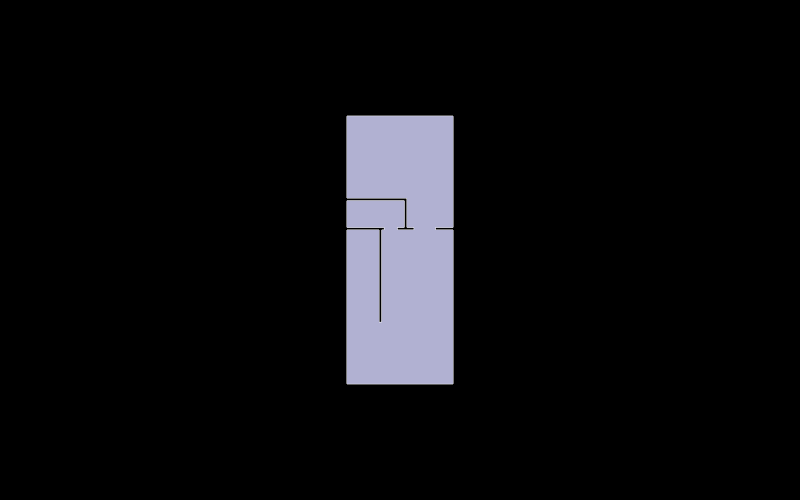
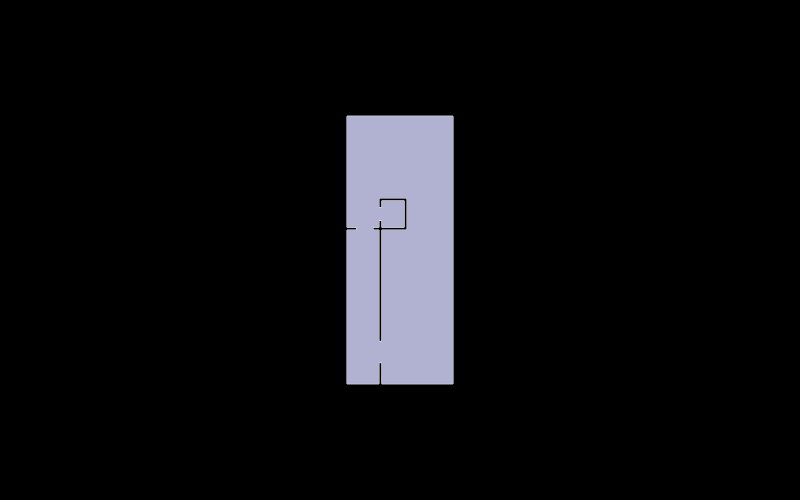
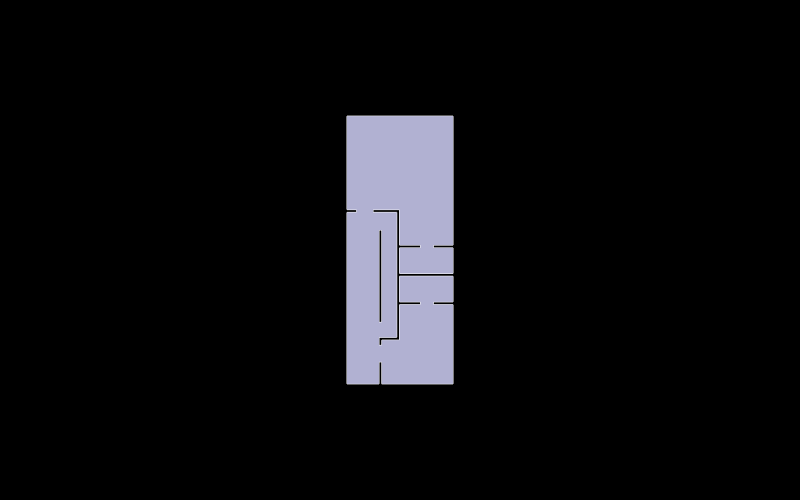
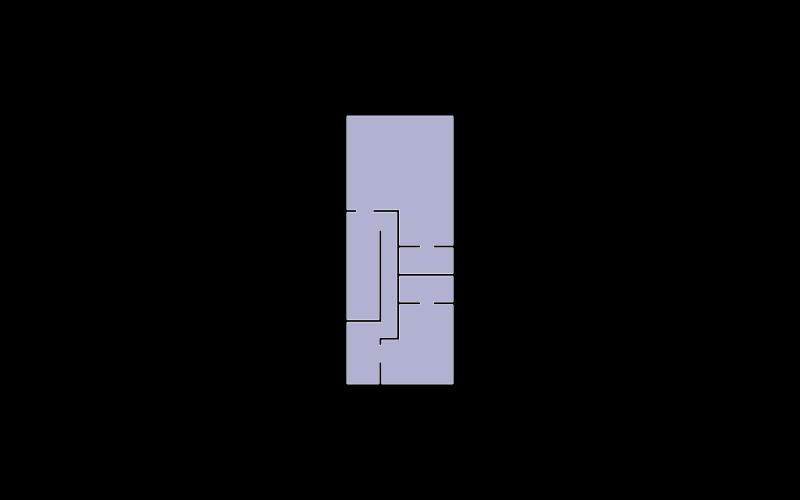

The code cell stored with these charts, in order, in its notebook:
### Markdown cell above
## 6. Visualize floor plan outlines

Each floor plan is shown as a 2D face — the outline that will be sliced into a spatial graph.

### Code cell
for name, face in floor_faces.items():
    print(f"\n── {name} ──")
    Topology.Show(
        face,
        camera=[0, 0, 6],
        faceColor=[210, 210, 250],
        faceOpacity=1,
        edgeColor="white",
        edgeWidth=2,
        showVertices=False,
        backgroundColor="black",
        width=800, height=500,
        renderer=renderer
    )

### Figure 1 — Plotly figure (JSON) as saved in the notebook; plotly's stock layout.template omitted (floating-point values rounded to 4 significant figures)
{"data": [{"hoverinfo": "text", "legendgroup": "2", "legendrank": 2, "line": {"color": "white", "dash": "solid", "width": 2}, "marker": {"size": 0}, "mode": "lines", "name": "1: object_1 (Edges)", "showlegend": false, "text": "", "type": "scatter3d", "x": [0.2174, -3.164, null, -3.164, -3.164, null, -3.164, 2.809, null, 2.809, 2.809, null, 2.809, 1.817, null, 1.817, 1.817, null, 1.817, 2.809, null, 2.809, 2.809, null, 2.809, -3.164, null, -3.164, -3.164, null, -3.164, -1.359, null, -1.359, -1.359, null, -1.359, -1.206, null, -1.206, -1.206, null, -1.206, -1.061, null, -1.061, -1.061, null, -1.061, -3.164, null, -3.164, -3.164, null, -3.164, 0.06497, null, 0.06497, 0.06497, null, 0.06497, -0.335, null, -0.335, -0.335, null, -0.335, 0.6174, null, 0.6174, 0.6174, null, 0.6174, 0.2174, null, 0.2174, 0.2174, null], "y": [14.77, 14.77, null, 14.77, 19.39, null, 19.39, 19.39, null, 19.39, 13.12, null, 13.12, 13.12, null, 13.12, 12.97, null, 12.97, 12.97, null, 12.97, 4.29, null, 4.29, 4.29, null, 4.29, 12.97, null, 12.97, 12.97, null, 12.97, 7.763, null, 7.763, 7.763, null, 7.763, 12.97, null, 12.97, 12.97, null, 12.97, 13.12, null, 13.12, 13.12, null, 13.12, 14.62, null, 14.62, 14.62, null, 14.62, 13.12, null, 13.12, 13.12, null, 13.12, 12.97, null, 12.97, 12.97, null, 12.97, 13.12, null, 13.12, 13.12, null, 13.12, 14.77, null], "z": [0, 0, null, 0, 0, null, 0, 0, null, 0, 0, null, 0, 0, null, 0, 0, null, 0, 0, null, 0, 0, null, 0, 0, null, 0, 0, null, 0, 0, null, 0, 0, null, 0, 0, null, 0, 0, null, 0, 0, null, 0, 0, null, 0, 0, null, 0, 0, null, 0, 0, null, 0, 0, null, 0, 0, null, 0, 0, null, 0, 0, null, 0, 0, null, 0, 0, null, 0, 0, null]}, {"cmax": 1, "cmin": 0, "color": "#D2D2FA", "colorscale": [[0, "#440154"], [0.1111, "#482878"], [0.2222, "#3e4989"], [0.3333, "#31688e"], [0.4444, "#26828e"], [0.5556, "#1f9e89"], [0.6667, "#35b779"], [0.7778, "#6ece58"], [0.8889, "#b5de2b"], [1, "#fde725"]], "flatshading": true, "hoverinfo": "text", "hovertext": "", "i": [0, 3, 4, 5, 6, 6, 8, 9, 10, 11, 12, 12, 14, 14, 16, 16, 18, 18, 20, 21, 22, 22, 12, 25], "j": [1, 0, 1, 4, 7, 5, 7, 6, 9, 10, 13, 9, 15, 13, 17, 7, 19, 3, 17, 14, 16, 20, 24, 16], "k": [2, 2, 0, 0, 5, 0, 6, 0, 0, 0, 9, 10, 13, 12, 7, 8, 3, 2, 16, 12, 23, 16, 21, 8], "legendgroup": "3", "legendrank": 3, "lighting": {"facenormalsepsilon": 0}, "name": "1: object_1 (Faces)", "opacity": 1, "showlegend": false, "showscale": false, "text": "", "type": "mesh3d", "x": [-1.206, 2.809, -3.164, -1.359, 2.809, 1.817, 0.6174, 1.817, 0.6174, -0.335, -1.061, -1.206, -1.061, -0.335, 0.06497, 0.06497, 0.2174, 2.809, -3.164, -1.359, 2.809, -3.164, -3.164, -3.164, -3.164, 0.2174], "y": [7.763, 4.29, 4.29, 7.763, 12.97, 12.97, 12.97, 13.12, 13.12, 12.97, 12.97, 12.97, 13.12, 13.12, 14.62, 13.12, 14.77, 13.12, 12.97, 12.97, 19.39, 14.62, 19.39, 14.77, 13.12, 13.12], "z": [0, 0, 0, 0, 0, 0, 0, 0, 0, 0, 0, 0, 0, 0, 0, 0, 0, 0, 0, 0, 0, 0, 0, 0, 0, 0]}], "layout": {"autosize": true, "height": 500, "margin": {"b": 40, "l": 40, "r": 40, "t": 40}, "paper_bgcolor": "#000000", "plot_bgcolor": "#000000", "scene": {"aspectmode": "data", "camera": {"center": {"x": 0, "y": 0, "z": 0}, "eye": {"x": 0, "y": 0, "z": 6}, "projection": {"type": "perspective"}, "up": {"x": 0, "y": 1, "z": 0}}, "xaxis": {"visible": false}, "yaxis": {"visible": false}, "zaxis": {"visible": false}}, "showlegend": true, "width": 800, "xaxis": {"showgrid": false, "visible": false, "zeroline": false}, "yaxis": {"showgrid": false, "visible": false, "zeroline": false}}}

### Figure 2 — Plotly figure (JSON) as saved in the notebook; plotly's stock layout.template omitted (floating-point values rounded to 4 significant figures)
{"data": [{"hoverinfo": "text", "legendgroup": "2", "legendrank": 2, "line": {"color": "white", "dash": "solid", "width": 2}, "marker": {"size": 0}, "mode": "lines", "name": "1: Untitled (Edges)", "showlegend": false, "text": "", "type": "scatter3d", "x": [-2.624, -2.624, null, -2.624, -3.164, null, -3.164, -3.164, null, -3.164, 2.809, null, 2.809, 2.809, null, 2.809, -1.206, null, -1.206, -1.206, null, -1.206, -1.359, null, -1.359, -1.359, null, -1.359, -3.164, null, -3.164, -3.164, null, -3.164, -2.624, null, -1.206, 0.2174, null, 0.2174, 0.2174, null, 0.2174, -1.359, null, -1.359, -1.359, null, -1.359, -1.206, null, -1.206, -1.206, null, -1.206, 0.065, null, 0.065, 0.065, null, 0.065, -1.206, null, -1.206, -1.206, null, -1.206, -1.359, null, -1.359, -1.359, null, -1.359, -1.698, null, -1.698, -1.698, null, -1.698, -1.359, null, -1.359, -1.359, null, -1.359, -1.206, null, -1.206, -1.206, null], "y": [12.97, 13.12, null, 13.12, 13.12, null, 13.12, 19.39, null, 19.39, 19.39, null, 19.39, 4.29, null, 4.29, 4.29, null, 4.29, 5.493, null, 5.493, 5.493, null, 5.493, 4.29, null, 4.29, 4.29, null, 4.29, 12.97, null, 12.97, 12.97, null, 12.97, 12.97, null, 12.97, 14.77, null, 14.77, 14.77, null, 14.77, 14.23, null, 14.23, 14.23, null, 14.23, 14.62, null, 14.62, 14.62, null, 14.62, 13.12, null, 13.12, 13.12, null, 13.12, 13.51, null, 13.51, 13.51, null, 13.51, 13.12, null, 13.12, 13.12, null, 13.12, 12.97, null, 12.97, 12.97, null, 12.97, 6.693, null, 6.693, 6.693, null, 6.693, 12.97, null], "z": [2.079, 2.079, null, 2.079, 2.079, null, 2.079, 2.079, null, 2.079, 2.079, null, 2.079, 2.079, null, 2.079, 2.079, null, 2.079, 2.079, null, 2.079, 2.079, null, 2.079, 2.079, null, 2.079, 2.079, null, 2.079, 2.079, null, 2.079, 2.079, null, 2.079, 2.079, null, 2.079, 2.079, null, 2.079, 2.079, null, 2.079, 2.079, null, 2.079, 2.079, null, 2.079, 2.079, null, 2.079, 2.079, null, 2.079, 2.079, null, 2.079, 2.079, null, 2.079, 2.079, null, 2.079, 2.079, null, 2.079, 2.079, null, 2.079, 2.079, null, 2.079, 2.079, null, 2.079, 2.079, null, 2.079, 2.079, null, 2.079, 2.079, null, 2.079, 2.079, null]}, {"cmax": 1, "cmin": 0, "color": "#D2D2FA", "colorscale": [[0, "#440154"], [0.1111, "#482878"], [0.2222, "#3e4989"], [0.3333, "#31688e"], [0.4444, "#26828e"], [0.5556, "#1f9e89"], [0.6667, "#35b779"], [0.7778, "#6ece58"], [0.8889, "#b5de2b"], [1, "#fde725"]], "flatshading": true, "hoverinfo": "text", "hovertext": "", "i": [0, 3, 6, 7, 7, 7, 8, 9, 10, 12, 15, 18, 18, 20, 21, 21, 22, 22, 22, 22, 23, 24, 25, 25, 26, 27, 27, 29, 29, 29], "j": [1, 4, 1, 0, 4, 6, 1, 8, 11, 13, 16, 19, 13, 10, 12, 18, 17, 10, 15, 21, 19, 21, 7, 20, 24, 8, 1, 28, 27, 24], "k": [2, 5, 0, 4, 3, 0, 6, 6, 7, 14, 17, 13, 12, 7, 15, 12, 10, 20, 17, 15, 18, 22, 3, 7, 22, 28, 8, 24, 28, 26], "legendgroup": "3", "legendrank": 3, "lighting": {"facenormalsepsilon": 0}, "name": "1: Untitled (Faces)", "opacity": 1, "showlegend": false, "showscale": false, "text": "", "type": "mesh3d", "x": [-1.206, 2.809, -1.206, -3.164, -1.359, -1.359, -1.206, -1.359, 0.2174, -1.206, -1.698, -1.359, -1.206, 0.065, -1.206, -1.359, -1.359, -1.698, -1.206, 0.065, -2.624, -1.359, -2.624, -1.206, -1.359, -3.164, -3.164, 2.809, 0.2174, -3.164], "y": [5.493, 4.29, 4.29, 4.29, 5.493, 4.29, 6.693, 6.693, 12.97, 12.97, 12.97, 12.97, 13.51, 13.12, 13.12, 13.51, 13.12, 13.12, 14.23, 14.62, 12.97, 14.23, 13.12, 14.62, 14.77, 12.97, 13.12, 19.39, 14.77, 19.39], "z": [2.079, 2.079, 2.079, 2.079, 2.079, 2.079, 2.079, 2.079, 2.079, 2.079, 2.079, 2.079, 2.079, 2.079, 2.079, 2.079, 2.079, 2.079, 2.079, 2.079, 2.079, 2.079, 2.079, 2.079, 2.079, 2.079, 2.079, 2.079, 2.079, 2.079]}], "layout": {"autosize": true, "height": 500, "margin": {"b": 40, "l": 40, "r": 40, "t": 40}, "paper_bgcolor": "#000000", "plot_bgcolor": "#000000", "scene": {"aspectmode": "data", "camera": {"center": {"x": 0, "y": 0, "z": 0}, "eye": {"x": 0, "y": 0, "z": 6}, "projection": {"type": "perspective"}, "up": {"x": 0, "y": 1, "z": 0}}, "xaxis": {"visible": false}, "yaxis": {"visible": false}, "zaxis": {"visible": false}}, "showlegend": true, "width": 800, "xaxis": {"showgrid": false, "visible": false, "zeroline": false}, "yaxis": {"showgrid": false, "visible": false, "zeroline": false}}}

### Figure 3 — Plotly figure (JSON) as saved in the notebook; plotly's stock layout.template omitted (floating-point values rounded to 4 significant figures; data arrays with more than 128 entries replaced by an {"elided": "..."} marker saying what was removed)
{"data": [{"hoverinfo": "text", "legendgroup": "2", "legendrank": 2, "line": {"color": "white", "dash": "solid", "width": 2}, "marker": {"size": 0}, "mode": "lines", "name": "1: Untitled (Edges)", "showlegend": false, "text": "", "type": "scatter3d", "x": {"elided": "138 float values"}, "y": {"elided": "138 float values"}, "z": {"elided": "138 float values"}}, {"cmax": 1, "cmin": 0, "color": "#D2D2FA", "colorscale": [[0, "#440154"], [0.1111, "#482878"], [0.2222, "#3e4989"], [0.3333, "#31688e"], [0.4444, "#26828e"], [0.5556, "#1f9e89"], [0.6667, "#35b779"], [0.7778, "#6ece58"], [0.8889, "#b5de2b"], [1, "#fde725"]], "flatshading": true, "hoverinfo": "text", "hovertext": "", "i": [0, 3, 4, 4, 6, 9, 12, 13, 14, 14, 14, 15, 15, 15, 16, 17, 19, 19, 20, 23, 23, 25, 25, 25, 28, 29, 30, 30, 32, 32, 36, 37, 38, 38, 40, 40, 40, 41, 41, 41, 41, 43, 33, 33, 44, 3], "j": [1, 1, 5, 1, 7, 10, 3, 4, 0, 7, 12, 11, 9, 4, 14, 18, 17, 16, 21, 15, 9, 20, 26, 22, 26, 25, 31, 26, 33, 34, 31, 32, 39, 32, 37, 35, 19, 38, 30, 36, 39, 30, 18, 17, 3, 45], "k": [2, 0, 1, 3, 8, 11, 0, 3, 7, 6, 0, 4, 11, 13, 6, 16, 16, 6, 22, 24, 15, 22, 20, 27, 25, 27, 26, 28, 34, 35, 30, 35, 32, 37, 35, 19, 6, 42, 39, 30, 38, 28, 17, 34, 12, 13], "legendgroup": "3", "legendrank": 3, "lighting": {"facenormalsepsilon": 0}, "name": "1: Untitled (Faces)", "opacity": 1, "showlegend": false, "showscale": false, "text": "", "type": "mesh3d", "x": [-1.206, 2.809, -1.206, -0.2064, 1.706, 2.809, -3.164, -1.359, -1.359, 2.809, 2.809, 1.706, -1.206, 0.9796, -1.359, 0.9796, -1.359, -1.206, -0.3588, -1.359, 1.706, 2.809, 2.809, -0.2064, -0.2064, 0.9796, 1.706, -0.2064, 0.9796, -0.2064, -0.2064, 2.809, -1.698, -0.3588, -1.206, -1.359, 2.809, -2.624, -2.624, -1.698, -3.164, -3.164, -3.164, -0.2064, -1.206, -0.2064], "y": [5.537, 4.29, 4.29, 6.763, 8.765, 8.765, 4.29, 5.537, 4.29, 10.37, 8.918, 8.918, 6.463, 8.765, 6.463, 8.918, 6.915, 7.763, 6.915, 7.763, 11.97, 11.97, 10.52, 10.37, 8.918, 11.97, 12.12, 10.52, 12.12, 11.97, 14.12, 12.12, 13.97, 13.97, 12.97, 12.97, 19.39, 13.97, 14.12, 14.12, 13.97, 19.39, 14.12, 12.12, 6.763, 8.765], "z": [5.71, 5.71, 5.71, 5.71, 5.71, 5.71, 5.71, 5.71, 5.71, 5.71, 5.71, 5.71, 5.71, 5.71, 5.71, 5.71, 5.71, 5.71, 5.71, 5.71, 5.71, 5.71, 5.71, 5.71, 5.71, 5.71, 5.71, 5.71, 5.71, 5.71, 5.71, 5.71, 5.71, 5.71, 5.71, 5.71, 5.71, 5.71, 5.71, 5.71, 5.71, 5.71, 5.71, 5.71, 5.71, 5.71]}], "layout": {"autosize": true, "height": 500, "margin": {"b": 40, "l": 40, "r": 40, "t": 40}, "paper_bgcolor": "#000000", "plot_bgcolor": "#000000", "scene": {"aspectmode": "data", "camera": {"center": {"x": 0, "y": 0, "z": 0}, "eye": {"x": 0, "y": 0, "z": 6}, "projection": {"type": "perspective"}, "up": {"x": 0, "y": 1, "z": 0}}, "xaxis": {"visible": false}, "yaxis": {"visible": false}, "zaxis": {"visible": false}}, "showlegend": true, "width": 800, "xaxis": {"showgrid": false, "visible": false, "zeroline": false}, "yaxis": {"showgrid": false, "visible": false, "zeroline": false}}}

### Figure 4 — Plotly figure (JSON) as saved in the notebook; plotly's stock layout.template omitted (floating-point values rounded to 4 significant figures; data arrays with more than 128 entries replaced by an {"elided": "..."} marker saying what was removed)
{"data": [{"hoverinfo": "text", "legendgroup": "2", "legendrank": 2, "line": {"color": "white", "dash": "solid", "width": 2}, "marker": {"size": 0}, "mode": "lines", "name": "1: object_1 (Edges)", "showlegend": false, "text": "", "type": "scatter3d", "x": {"elided": "144 float values"}, "y": {"elided": "144 float values"}, "z": {"elided": "144 float values"}}, {"cmax": 1, "cmin": 0, "color": "#D2D2FA", "colorscale": [[0, "#440154"], [0.1111, "#482878"], [0.2222, "#3e4989"], [0.3333, "#31688e"], [0.4444, "#26828e"], [0.5556, "#1f9e89"], [0.6667, "#35b779"], [0.7778, "#6ece58"], [0.8889, "#b5de2b"], [1, "#fde725"]], "flatshading": true, "hoverinfo": "text", "hovertext": "", "i": [0, 3, 4, 4, 6, 9, 12, 13, 14, 14, 14, 15, 15, 15, 16, 19, 19, 21, 21, 23, 23, 25, 25, 27, 28, 28, 30, 30, 34, 35, 36, 36, 38, 38, 40, 40, 40, 40, 42, 31, 31, 43, 45, 3, 21, 33], "j": [1, 1, 5, 1, 7, 10, 3, 4, 0, 7, 12, 11, 9, 4, 17, 15, 9, 22, 14, 16, 18, 26, 16, 23, 29, 26, 31, 32, 29, 30, 37, 30, 33, 35, 28, 34, 37, 36, 28, 43, 44, 22, 3, 46, 44, 47], "k": [2, 0, 1, 3, 8, 11, 0, 3, 7, 6, 0, 4, 11, 13, 18, 20, 15, 14, 6, 18, 24, 16, 23, 24, 26, 25, 32, 33, 28, 33, 30, 35, 39, 33, 37, 28, 36, 41, 25, 44, 32, 44, 12, 13, 22, 39], "legendgroup": "3", "legendrank": 3, "lighting": {"facenormalsepsilon": 0}, "name": "1: object_1 (Faces)", "opacity": 1, "showlegend": false, "showscale": false, "text": "", "type": "mesh3d", "x": [-1.206, 2.809, -1.206, -0.2064, 1.706, 2.809, -3.164, -1.359, -1.359, 2.809, 2.809, 1.706, -1.206, 0.9796, -1.359, 0.9796, 1.706, 2.809, 2.809, -0.2064, -0.2064, -3.164, -1.359, 0.9796, -0.2064, 0.9796, 1.706, -0.2064, -0.2064, 2.809, -1.698, -0.3588, -1.206, -1.359, 2.809, -2.624, -2.624, -1.698, -3.164, -3.164, -3.164, -3.164, -0.2064, -0.3588, -1.206, -1.206, -0.2064, -1.359], "y": [5.537, 4.29, 4.29, 6.763, 8.766, 8.766, 4.29, 5.537, 4.29, 10.37, 8.918, 8.918, 6.463, 8.766, 6.463, 8.918, 11.97, 11.97, 10.52, 10.37, 8.918, 7.763, 6.915, 11.97, 10.52, 12.12, 12.12, 11.97, 14.12, 12.12, 13.97, 13.97, 12.97, 12.97, 19.39, 13.97, 14.12, 14.12, 13.97, 7.915, 19.39, 14.12, 12.12, 6.915, 7.763, 6.763, 8.766, 7.915], "z": [8.483, 8.483, 8.483, 8.483, 8.483, 8.483, 8.483, 8.483, 8.483, 8.483, 8.483, 8.483, 8.483, 8.483, 8.483, 8.483, 8.483, 8.483, 8.483, 8.483, 8.483, 8.483, 8.483, 8.483, 8.483, 8.483, 8.483, 8.483, 8.483, 8.483, 8.483, 8.483, 8.483, 8.483, 8.483, 8.483, 8.483, 8.483, 8.483, 8.483, 8.483, 8.483, 8.483, 8.483, 8.483, 8.483, 8.483, 8.483]}], "layout": {"autosize": true, "height": 500, "margin": {"b": 40, "l": 40, "r": 40, "t": 40}, "paper_bgcolor": "#000000", "plot_bgcolor": "#000000", "scene": {"aspectmode": "data", "camera": {"center": {"x": 0, "y": 0, "z": 0}, "eye": {"x": 0, "y": 0, "z": 6}, "projection": {"type": "perspective"}, "up": {"x": 0, "y": 1, "z": 0}}, "xaxis": {"visible": false}, "yaxis": {"visible": false}, "zaxis": {"visible": false}}, "showlegend": true, "width": 800, "xaxis": {"showgrid": false, "visible": false, "zeroline": false}, "yaxis": {"showgrid": false, "visible": false, "zeroline": false}}}
